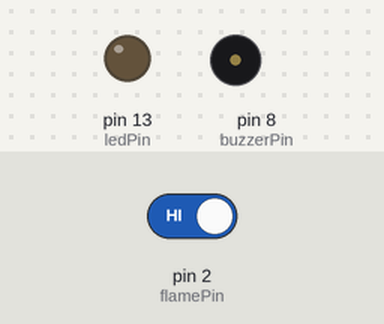
Simulated run of this sketch. Board: Arduino Uno, built with avr-gcc and run on an emulated ATmega328P. Shown: output pins drawn as LEDs (lit = HIGH), buzzer (waves = sounding, pin HIGH). The inputs (shaded band) are chosen by the test bench; at power-on: pin 2 (flamePin) HIGH.

Above: at 1.2 s.
1.3 s: pin 2 (flamePin) driven LOW
At 2.1 s:
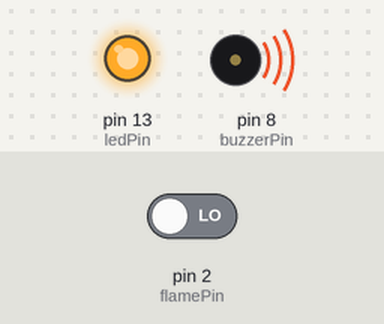
2.8 s: pin 2 (flamePin) driven HIGH
At 3.2 s:
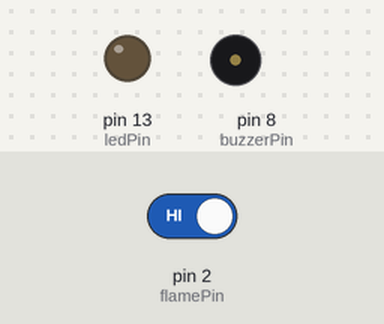
Timing chart, 0 to 5.8 s (numbered marks = the images above; inputs shaded):
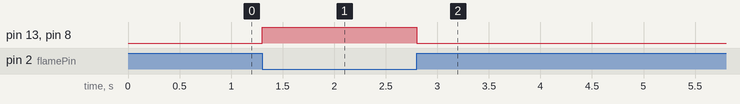

The sketch:

fire_alarm.ino
```cpp
int flamePin = 2;
int ledPin = 13;
int buzzerPin = 8;

void setup() {
  pinMode(flamePin, INPUT);
  pinMode(ledPin, OUTPUT);
  pinMode(buzzerPin, OUTPUT);
}

void loop() {
  int flame = digitalRead(flamePin);

  if (flame == LOW) {
    digitalWrite(ledPin, HIGH);
    digitalWrite(buzzerPin, HIGH);
  }
  else {
    digitalWrite(ledPin, LOW);
    digitalWrite(buzzerPin, LOW);
  }
}
```

Measured:
- after the input at 1.3 s, pin 13 (ledPin), pin 8 (buzzerPin): LOW → HIGH at once
- after the input at 2.8 s, pin 13 (ledPin), pin 8 (buzzerPin): HIGH → LOW at once
